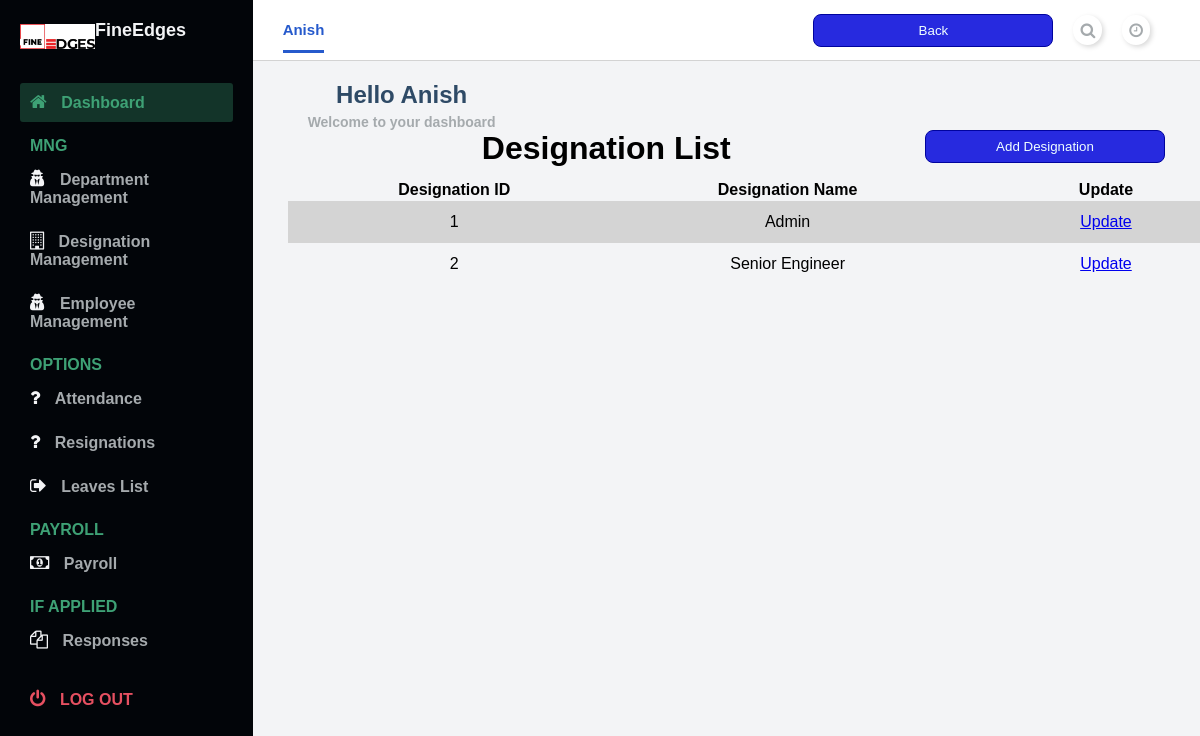
/designation-list (signed in), run on the app's committed database.
### loginanddashboard/models.py (models this page shows, shortened)
class Designation(models.Model):
    designation_name = models.CharField(max_length=100)

### loginanddashboard/views.py (the view)
# urls.py: path("designation-list", login_required(login_url='login')(views.DesignationListView.as_view()), name="deslist"),
class DesignationListView(ListView):
    template_name = "loginanddashboard/designation_list.html"
    @method_decorator(decorators.allowed_users(allowed_roles=['HR','HOD','admin']))
    def dispatch(self, *args, **kwargs):
        return super().dispatch(*args, **kwargs)
    model = models.Designation
    context_object_name = "design"

### loginanddashboard/templates/loginanddashboard/designation_list.html (shortened to what this page needs)
{% extends 'base.html' %}
{% load static %}
{% block css_files %}
    <link rel="stylesheet" href="{% static "loginanddashboard/department_details.css" %}">
{% endblock css_files %}
    {% block content %}
     <button><a href="{% url 'desadd' %}">Add Designation</a></button>
    <h1>Designation List</h1>
			<table class="table table-sm">
				<tr>
					<th>Designation ID</th>
					<th>Designation Name</th>
					<th>Update</th>
				</tr>
				{% for des in design %}
				<tr>
					<td>{{des.id}}</td>
					<td>{{des.designation_name}}</td>
					<td><a class="btn btn-sm btn-info" href="{% url 'desupdate' des.id %}">Update</a></td>
				</tr>
				{% endfor %}
			</table>
    {% endblock %}

### templates/base.html (shortened to what this page needs)
{% load static %}
<!DOCTYPE html>
<html lang="en">
  <head>
    <link
      rel="stylesheet"
      href="https://stackpath.bootstrapcdn.com/font-awesome/4.7.0/css/font-awesome.min.css"
    />
    <link rel="stylesheet" href="{% static 'base.css' %}" />
    {% block css_files %}
    {% endblock css_files %}
  </head>
  <body id="body">
    <div class="container">
      <nav class="navbar">
        <div class="navbar__left">
          <a class="active_link" href="#">{{request.user}}</a>
        </div>
        <div class="navbar__right">
        <button><a href="{% url 'home' %}">Back</a></button>
          <a href="#">
            <i class="fa fa-search" aria-hidden="true"></i>
          </a>
          <a href="#">
            <i class="fa fa-clock-o" aria-hidden="true"></i>
          </a>
        </div>
      </nav>
      <main>
        <div class="main__container">
          <div class="main__title">
            <div class="main__greeting">
              <h1>Hello {{request.user}}</h1>
              <p>Welcome to your dashboard</p>
            </div>
          </div>
        {% block content %}
        {% endblock content %}
        </div>
      </main>
      <div id="sidebar">
        <div class="sidebar__title">
          <div class="sidebar__img">
            <img src="{% static 'loginanddashboard/images/finedgeslogo.jpeg' %}" alt="logo" />
            <h1>FineEdges</h1>
          </div>
        </div>
        <div class="sidebar__menu">
          <div class="sidebar__link active_menu_link">
            <i class="fa fa-home"></i>
            <a href="{% url 'home' %}">Dashboard</a>
          </div>
          <h2>MNG</h2>
          <div class="sidebar__link">
            <i class="fa fa-user-secret" aria-hidden="true"></i>
            <a href="{% url 'deplist' %}">Department Management</a>
          </div>
          <div class="sidebar__link">
            <i class="fa fa-building-o"></i>
            <a href="{% url 'deslist' %}">Designation Management</a>
          </div>
          <div class="sidebar__link">
            <i class="fa fa-user-secret"></i>
            <a href="{% url 'emplist' %}">Employee Management</a>
          </div>
          <h2>OPTIONS</h2>
         <div class="sidebar__link">
            <i class="fa fa-question"></i>
            <a href="{% url 'empupload' %}">Attendance</a>
          </div>
          <div class="sidebar__link">
            <i class="fa fa-question"></i>
            <a href="{% url 'empreslist' %}">Resignations</a>
          </div>
          <div class="sidebar__link">
            <i class="fa fa-sign-out"></i>
            <a href="{% url 'emplevlist' %}">Leaves List</a>
          </div>
          <h2>PAYROLL</h2>
          <div class="sidebar__link">
            <i class="fa fa-money"></i>
            <a href="{% url 'paycal' %}">Payroll</a>
          </div>
          <h2>IF APPLIED</h2>
          <div class="sidebar__link">
            <i class="fa fa-files-o"></i>
            <a href="{% url 'responses' %}">Responses</a>
          </div>
          <div class="sidebar__logout">
            <i class="fa fa-power-off"></i>
            <a href="{% url "logout" %}">Log out</a>
          </div>
        </div>
      </div>
    </div>
  </body>
</html>

### static/base.css (style rules this page uses)
* { margin: 0; padding: 0; }
body { box-sizing: border-box; font-family: "Lato", sans-serif; }
.container { display: grid; height: 100vh; grid-template-columns: 0.8fr 1fr 1fr 1fr; grid-template-rows: 0.2fr 3fr; grid-template-areas: "sidebar nav nav nav" "sidebar main main main"; }
.navbar { background: #ffffff; grid-area: nav; height: 60px; display: flex; align-items: center; justify-content: space-between; padding: 0 30px 0 30px; border-bottom: 1px solid lightgray; }
.navbar__left > a { margin-right: 30px; text-decoration: none; color: #a5aaad; font-size: 15px; font-weight: 700; }
.navbar__left .active_link { color: #265acc; border-bottom: 3px solid #265acc; padding-bottom: 12px; }
.navbar__right { display: flex; justify-content: center; align-items: center; }
.navbar__right > a { margin-left: 20px; text-decoration: none; }
.navbar__right > a > i { color: #a5aaad; font-size: 16px; border-radius: 50px; background: #ffffff; box-shadow: 2px 2px 5px #d9d9d9, -2px -2px 5px #ffffff; padding: 7px; }
main { background: #f3f4f6; grid-area: main; overflow-y: auto; }
.main__container { padding: 20px 35px; }
.main__title { display: flex; align-items: center; }
.main__greeting > h1 { font-size: 24px; color: #2e4a66; margin-bottom: 5px; }
.main__greeting > p { font-size: 14px; font-weight: 700; color: #a5aaad; }
#sidebar { background: #020509; grid-area: sidebar; overflow-y: auto; padding: 20px; -webkit-transition: all 0.5s; transition: all 0.5s; }
.sidebar__title { display: flex; justify-content: space-between; align-items: center; color: #f3f4f6; margin-bottom: 30px; }
.sidebar__img { display: flex; align-items: center; }
.sidebar__title > div > img { width: 75px; object-fit: contain; }
.sidebar__title > div > h1 { font-size: 18px; display: inline; }
.sidebar__menu > h2 { color: #3ea175; font-size: 16px; margin-top: 15px; margin-bottom: 5px; padding: 0 10px; font-weight: 700; }
.sidebar__link { color: #f3f4f6; padding: 10px; border-radius: 3px; margin-bottom: 5px; }
.active_menu_link { background: rgba(62, 161, 117, 0.3); color: #3ea175; }
.active_menu_link a { color: #3ea175 !important; }
.sidebar__link > a { text-decoration: none; color: #a5aaad; font-weight: 700; }
.sidebar__link > i { margin-right: 10px; font-size: 18px; }
.sidebar__logout { margin-top: 20px; padding: 10px; color: #e65061; }
.sidebar__logout > a { text-decoration: none; color: #e65061; font-weight: 700; text-transform: uppercase; }
.sidebar__logout > i { margin-right: 10px; font-size: 18px; }
button a:link { text-decoration: none; color: azure; }

### loginanddashboard/static/loginanddashboard/department_details.css (style rules this page uses)
body { font-family: sans-serif; margin: 0; }
h1 { text-align: center; font-weight: bold; margin-bottom: 12px; }
button { cursor: pointer; padding: 0.5rem 1.5rem; border-radius: 8px; background-color: rgb(39, 42, 223); color: white; border: 1px solid rgb(0, 3, 158); width: 15rem; position: relative; float: right; }
button a:link { text-decoration: none; color: azure; }
.table, th, td { width: 80rem; padding: 2px 2px; border-collapse: collapse; }
.table td { text-align: center; padding: 12px 2px; }
.table tr:nth-child(even) { background-color: #d4d4d4; }

### data on the page
Designation: id "1", designation_name "Admin"
Designation: id "2", designation_name "Senior Engineer"

### other printed values
{{ request.user }} "Anish"
